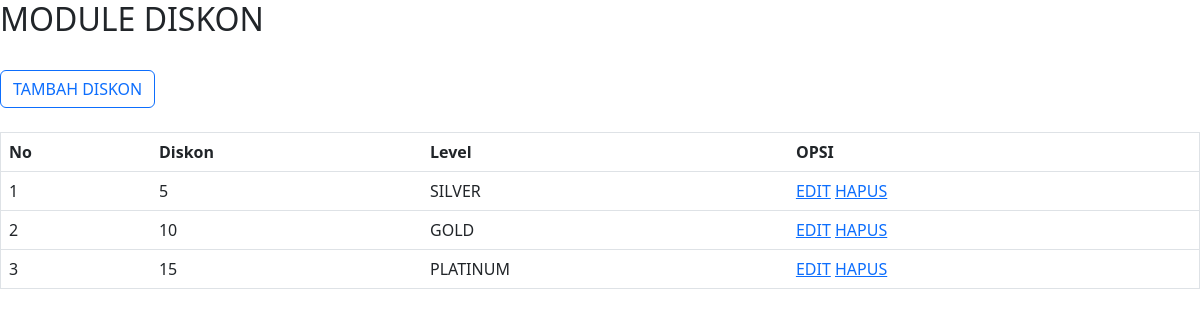
The page /diskon.php on the database as committed earlier.
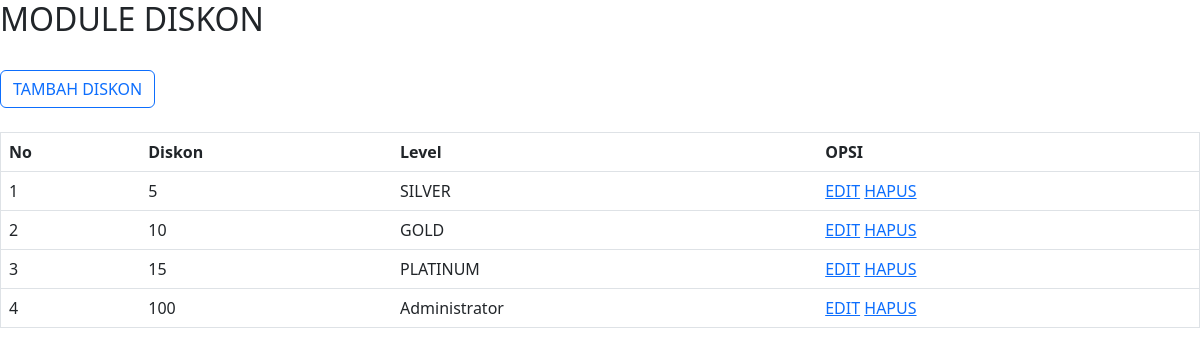
The same page on the database as committed later.
### tables this page shows
CREATE TABLE `diskon` (
  `id_diskon` int(11) NOT NULL,
  `diskon` float NOT NULL,
  `id_level` int(11) NOT NULL
);

CREATE TABLE `level` (
  `id_level` int(11) NOT NULL,
  `nama_level` varchar(25) NOT NULL,
  `id_tipe` int(11) NOT NULL
);

### diskon.php (the view, shortened to what this page needs)
<html>
	<head>
		<link rel="stylesheet" type="text/css" href="bootstrap/css/bootstrap.css">
	</head>
	<body>
		<h2>MODULE DISKON</h2>
		<br/>
		<a href="tambah_diskon.php" class="btn btn-outline-primary" tabindex="-1" role="button">TAMBAH DISKON</a>
		<br/>
		<br/>
		<table border="1" class="table">
			<tr>
				<th>No</th>
				<th>Diskon</th>
                <th>Level</th>
				<th>OPSI</th>
			</tr>
			<?php
				include 'koneksi.php';
				$no = 1;
				$query = mysqli_query($koneksi,"SELECT * FROM diskon
                                                LEFT JOIN level on level.id_level = diskon.id_level
                                    ");
				while($data = mysqli_fetch_array($query))
				{
			?>
			<tr>
				<td><?php echo $no++;?></td>
				<td><?php echo $data['diskon']; ?></td>
                <td><?php echo $data['nama_level']; ?></td>
				<td>
					<a href="edit_kategori.php?id=<?php echo $data['id']; ?>">EDIT</a>
					<a href="hapus_kategori.php?id=<?php echo $data['id']; ?>">HAPUS</a>
				</td>
			</tr>
			<?php
				}
			?>
		</table>
	</body>
</html>

Rows that differ between the two databases and show on the page:
added diskon: diskon "100", id_level.nama_level "Administrator"
